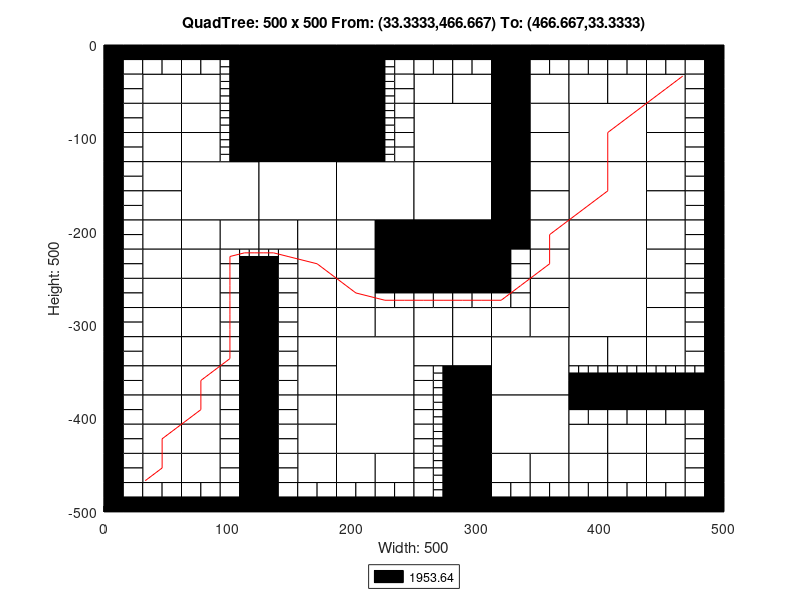

Recreate this plot in MATLAB.
axis([0 500 -500 0]);
title('QuadTree: 500 x 500 From: (33.3333,466.667) To: (466.667,33.3333)');
xlabel('Width: 500');
ylabel('Height: 500');
rectangle('Position',[125 -62.5 62.5 62.5], 'FaceColor',[0 0 0]);
rectangle('Position',[125 -125 62.5 62.5], 'FaceColor',[0 0 0]);
rectangle('Position',[62.5 -187.5 62.5 62.5], 'FaceColor',[1 1 1]);
rectangle('Position',[125 -187.5 62.5 62.5], 'FaceColor',[1 1 1]);
rectangle('Position',[187.5 -187.5 62.5 62.5], 'FaceColor',[1 1 1]);
rectangle('Position',[250 -125 62.5 62.5], 'FaceColor',[1 1 1]);
rectangle('Position',[375 -125 62.5 62.5], 'FaceColor',[1 1 1]);
rectangle('Position',[250 -187.5 62.5 62.5], 'FaceColor',[1 1 1]);
rectangle('Position',[250 -250 62.5 62.5], 'FaceColor',[0 0 0]);
rectangle('Position',[375 -187.5 62.5 62.5], 'FaceColor',[1 1 1]);
rectangle('Position',[375 -250 62.5 62.5], 'FaceColor',[1 1 1]);
rectangle('Position',[187.5 -375 62.5 62.5], 'FaceColor',[1 1 1]);
rectangle('Position',[187.5 -437.5 62.5 62.5], 'FaceColor',[1 1 1]);
rectangle('Position',[312.5 -375 62.5 62.5], 'FaceColor',[1 1 1]);
rectangle('Position',[375 -312.5 62.5 62.5], 'FaceColor',[1 1 1]);
rectangle('Position',[312.5 -437.5 62.5 62.5], 'FaceColor',[1 1 1]);
rectangle('Position',[31.25 -62.5 31.25 31.25], 'FaceColor',[1 1 1]);
rectangle('Position',[62.5 -62.5 31.25 31.25], 'FaceColor',[1 1 1]);
rectangle('Position',[31.25 -93.75 31.25 31.25], 'FaceColor',[1 1 1]);
rectangle('Position',[31.25 -125 31.25 31.25], 'FaceColor',[1 1 1]);
rectangle('Position',[62.5 -93.75 31.25 31.25], 'FaceColor',[1 1 1]);
rectangle('Position',[62.5 -125 31.25 31.25], 'FaceColor',[1 1 1]);
rectangle('Position',[187.5 -31.25 31.25 31.25], 'FaceColor',[0 0 0]);
rectangle('Position',[187.5 -62.5 31.25 31.25], 'FaceColor',[0 0 0]);
rectangle('Position',[187.5 -93.75 31.25 31.25], 'FaceColor',[0 0 0]);
rectangle('Position',[187.5 -125 31.25 31.25], 'FaceColor',[0 0 0]);
rectangle('Position',[31.25 -156.25 31.25 31.25], 'FaceColor',[1 1 1]);
rectangle('Position',[31.25 -187.5 31.25 31.25], 'FaceColor',[1 1 1]);
rectangle('Position',[31.25 -218.75 31.25 31.25], 'FaceColor',[1 1 1]);
rectangle('Position',[31.25 -250 31.25 31.25], 'FaceColor',[1 1 1]);
rectangle('Position',[62.5 -218.75 31.25 31.25], 'FaceColor',[1 1 1]);
rectangle('Position',[93.75 -218.75 31.25 31.25], 'FaceColor',[1 1 1]);
rectangle('Position',[62.5 -250 31.25 31.25], 'FaceColor',[1 1 1]);
rectangle('Position',[125 -218.75 31.25 31.25], 'FaceColor',[1 1 1]);
rectangle('Position',[156.25 -218.75 31.25 31.25], 'FaceColor',[1 1 1]);
rectangle('Position',[156.25 -250 31.25 31.25], 'FaceColor',[1 1 1]);
rectangle('Position',[187.5 -218.75 31.25 31.25], 'FaceColor',[1 1 1]);
rectangle('Position',[218.75 -218.75 31.25 31.25], 'FaceColor',[0 0 0]);
rectangle('Position',[187.5 -250 31.25 31.25], 'FaceColor',[1 1 1]);
rectangle('Position',[218.75 -250 31.25 31.25], 'FaceColor',[0 0 0]);
rectangle('Position',[250 -62.5 31.25 31.25], 'FaceColor',[1 1 1]);
rectangle('Position',[281.25 -62.5 31.25 31.25], 'FaceColor',[1 1 1]);
rectangle('Position',[312.5 -31.25 31.25 31.25], 'FaceColor',[0 0 0]);
rectangle('Position',[312.5 -62.5 31.25 31.25], 'FaceColor',[0 0 0]);
rectangle('Position',[343.75 -62.5 31.25 31.25], 'FaceColor',[1 1 1]);
rectangle('Position',[312.5 -93.75 31.25 31.25], 'FaceColor',[0 0 0]);
rectangle('Position',[343.75 -93.75 31.25 31.25], 'FaceColor',[1 1 1]);
rectangle('Position',[312.5 -125 31.25 31.25], 'FaceColor',[0 0 0]);
rectangle('Position',[343.75 -125 31.25 31.25], 'FaceColor',[1 1 1]);
rectangle('Position',[375 -62.5 31.25 31.25], 'FaceColor',[1 1 1]);
rectangle('Position',[406.25 -62.5 31.25 31.25], 'FaceColor',[1 1 1]);
rectangle('Position',[437.5 -62.5 31.25 31.25], 'FaceColor',[1 1 1]);
rectangle('Position',[437.5 -93.75 31.25 31.25], 'FaceColor',[1 1 1]);
rectangle('Position',[437.5 -125 31.25 31.25], 'FaceColor',[1 1 1]);
rectangle('Position',[312.5 -156.25 31.25 31.25], 'FaceColor',[0 0 0]);
rectangle('Position',[343.75 -156.25 31.25 31.25], 'FaceColor',[1 1 1]);
rectangle('Position',[312.5 -187.5 31.25 31.25], 'FaceColor',[0 0 0]);
rectangle('Position',[343.75 -187.5 31.25 31.25], 'FaceColor',[1 1 1]);
rectangle('Position',[312.5 -218.75 31.25 31.25], 'FaceColor',[0 0 0]);
rectangle('Position',[343.75 -218.75 31.25 31.25], 'FaceColor',[1 1 1]);
rectangle('Position',[343.75 -250 31.25 31.25], 'FaceColor',[1 1 1]);
rectangle('Position',[437.5 -156.25 31.25 31.25], 'FaceColor',[1 1 1]);
rectangle('Position',[437.5 -187.5 31.25 31.25], 'FaceColor',[1 1 1]);
rectangle('Position',[437.5 -218.75 31.25 31.25], 'FaceColor',[1 1 1]);
rectangle('Position',[437.5 -250 31.25 31.25], 'FaceColor',[1 1 1]);
rectangle('Position',[31.25 -281.25 31.25 31.25], 'FaceColor',[1 1 1]);
rectangle('Position',[31.25 -312.5 31.25 31.25], 'FaceColor',[1 1 1]);
rectangle('Position',[62.5 -281.25 31.25 31.25], 'FaceColor',[1 1 1]);
rectangle('Position',[62.5 -312.5 31.25 31.25], 'FaceColor',[1 1 1]);
rectangle('Position',[31.25 -343.75 31.25 31.25], 'FaceColor',[1 1 1]);
rectangle('Position',[31.25 -375 31.25 31.25], 'FaceColor',[1 1 1]);
rectangle('Position',[62.5 -343.75 31.25 31.25], 'FaceColor',[1 1 1]);
rectangle('Position',[62.5 -375 31.25 31.25], 'FaceColor',[1 1 1]);
rectangle('Position',[156.25 -281.25 31.25 31.25], 'FaceColor',[1 1 1]);
rectangle('Position',[156.25 -312.5 31.25 31.25], 'FaceColor',[1 1 1]);
rectangle('Position',[187.5 -281.25 31.25 31.25], 'FaceColor',[1 1 1]);
rectangle('Position',[187.5 -312.5 31.25 31.25], 'FaceColor',[1 1 1]);
rectangle('Position',[218.75 -312.5 31.25 31.25], 'FaceColor',[1 1 1]);
rectangle('Position',[156.25 -343.75 31.25 31.25], 'FaceColor',[1 1 1]);
rectangle('Position',[156.25 -375 31.25 31.25], 'FaceColor',[1 1 1]);
rectangle('Position',[31.25 -406.25 31.25 31.25], 'FaceColor',[1 1 1]);
rectangle('Position',[31.25 -437.5 31.25 31.25], 'FaceColor',[1 1 1]);
rectangle('Position',[62.5 -406.25 31.25 31.25], 'FaceColor',[1 1 1]);
rectangle('Position',[62.5 -437.5 31.25 31.25], 'FaceColor',[1 1 1]);
rectangle('Position',[31.25 -468.75 31.25 31.25], 'FaceColor',[1 1 1]);
rectangle('Position',[62.5 -468.75 31.25 31.25], 'FaceColor',[1 1 1]);
rectangle('Position',[156.25 -406.25 31.25 31.25], 'FaceColor',[1 1 1]);
rectangle('Position',[156.25 -437.5 31.25 31.25], 'FaceColor',[1 1 1]);
rectangle('Position',[156.25 -468.75 31.25 31.25], 'FaceColor',[1 1 1]);
rectangle('Position',[187.5 -468.75 31.25 31.25], 'FaceColor',[1 1 1]);
rectangle('Position',[218.75 -468.75 31.25 31.25], 'FaceColor',[1 1 1]);
rectangle('Position',[250 -312.5 31.25 31.25], 'FaceColor',[1 1 1]);
rectangle('Position',[281.25 -312.5 31.25 31.25], 'FaceColor',[1 1 1]);
rectangle('Position',[343.75 -281.25 31.25 31.25], 'FaceColor',[1 1 1]);
rectangle('Position',[312.5 -312.5 31.25 31.25], 'FaceColor',[1 1 1]);
rectangle('Position',[343.75 -312.5 31.25 31.25], 'FaceColor',[1 1 1]);
rectangle('Position',[250 -343.75 31.25 31.25], 'FaceColor',[1 1 1]);
rectangle('Position',[281.25 -343.75 31.25 31.25], 'FaceColor',[1 1 1]);
rectangle('Position',[281.25 -375 31.25 31.25], 'FaceColor',[0 0 0]);
rectangle('Position',[437.5 -281.25 31.25 31.25], 'FaceColor',[1 1 1]);
rectangle('Position',[437.5 -312.5 31.25 31.25], 'FaceColor',[1 1 1]);
rectangle('Position',[375 -343.75 31.25 31.25], 'FaceColor',[1 1 1]);
rectangle('Position',[406.25 -343.75 31.25 31.25], 'FaceColor',[1 1 1]);
rectangle('Position',[437.5 -343.75 31.25 31.25], 'FaceColor',[1 1 1]);
rectangle('Position',[281.25 -406.25 31.25 31.25], 'FaceColor',[0 0 0]);
rectangle('Position',[281.25 -437.5 31.25 31.25], 'FaceColor',[0 0 0]);
rectangle('Position',[281.25 -468.75 31.25 31.25], 'FaceColor',[0 0 0]);
rectangle('Position',[281.25 -500 31.25 31.25], 'FaceColor',[0 0 0]);
rectangle('Position',[312.5 -468.75 31.25 31.25], 'FaceColor',[1 1 1]);
rectangle('Position',[343.75 -468.75 31.25 31.25], 'FaceColor',[1 1 1]);
rectangle('Position',[375 -437.5 31.25 31.25], 'FaceColor',[1 1 1]);
rectangle('Position',[406.25 -437.5 31.25 31.25], 'FaceColor',[1 1 1]);
rectangle('Position',[437.5 -437.5 31.25 31.25], 'FaceColor',[1 1 1]);
rectangle('Position',[375 -468.75 31.25 31.25], 'FaceColor',[1 1 1]);
rectangle('Position',[406.25 -468.75 31.25 31.25], 'FaceColor',[1 1 1]);
rectangle('Position',[437.5 -468.75 31.25 31.25], 'FaceColor',[1 1 1]);
rectangle('Position',[0 -15.625 15.625 15.625], 'FaceColor',[0 0 0]);
rectangle('Position',[15.625 -15.625 15.625 15.625], 'FaceColor',[0 0 0]);
rectangle('Position',[0 -31.25 15.625 15.625], 'FaceColor',[0 0 0]);
rectangle('Position',[15.625 -31.25 15.625 15.625], 'FaceColor',[1 1 1]);
rectangle('Position',[31.25 -15.625 15.625 15.625], 'FaceColor',[0 0 0]);
rectangle('Position',[46.875 -15.625 15.625 15.625], 'FaceColor',[0 0 0]);
rectangle('Position',[31.25 -31.25 15.625 15.625], 'FaceColor',[1 1 1]);
rectangle('Position',[46.875 -31.25 15.625 15.625], 'FaceColor',[1 1 1]);
rectangle('Position',[0 -46.875 15.625 15.625], 'FaceColor',[0 0 0]);
rectangle('Position',[15.625 -46.875 15.625 15.625], 'FaceColor',[1 1 1]);
rectangle('Position',[0 -62.5 15.625 15.625], 'FaceColor',[0 0 0]);
rectangle('Position',[15.625 -62.5 15.625 15.625], 'FaceColor',[1 1 1]);
rectangle('Position',[62.5 -15.625 15.625 15.625], 'FaceColor',[0 0 0]);
rectangle('Position',[78.125 -15.625 15.625 15.625], 'FaceColor',[0 0 0]);
rectangle('Position',[62.5 -31.25 15.625 15.625], 'FaceColor',[1 1 1]);
rectangle('Position',[78.125 -31.25 15.625 15.625], 'FaceColor',[1 1 1]);
rectangle('Position',[93.75 -15.625 15.625 15.625], 'FaceColor',[0 0 0]);
rectangle('Position',[109.375 -15.625 15.625 15.625], 'FaceColor',[0 0 0]);
rectangle('Position',[109.375 -31.25 15.625 15.625], 'FaceColor',[0 0 0]);
rectangle('Position',[109.375 -46.875 15.625 15.625], 'FaceColor',[0 0 0]);
rectangle('Position',[109.375 -62.5 15.625 15.625], 'FaceColor',[0 0 0]);
rectangle('Position',[0 -78.125 15.625 15.625], 'FaceColor',[0 0 0]);
rectangle('Position',[15.625 -78.125 15.625 15.625], 'FaceColor',[1 1 1]);
rectangle('Position',[0 -93.75 15.625 15.625], 'FaceColor',[0 0 0]);
rectangle('Position',[15.625 -93.75 15.625 15.625], 'FaceColor',[1 1 1]);
rectangle('Position',[0 -109.375 15.625 15.625], 'FaceColor',[0 0 0]);
rectangle('Position',[15.625 -109.375 15.625 15.625], 'FaceColor',[1 1 1]);
rectangle('Position',[0 -125 15.625 15.625], 'FaceColor',[0 0 0]);
rectangle('Position',[15.625 -125 15.625 15.625], 'FaceColor',[1 1 1]);
rectangle('Position',[109.375 -78.125 15.625 15.625], 'FaceColor',[0 0 0]);
rectangle('Position',[109.375 -93.75 15.625 15.625], 'FaceColor',[0 0 0]);
rectangle('Position',[109.375 -109.375 15.625 15.625], 'FaceColor',[0 0 0]);
rectangle('Position',[109.375 -125 15.625 15.625], 'FaceColor',[0 0 0]);
rectangle('Position',[218.75 -15.625 15.625 15.625], 'FaceColor',[0 0 0]);
rectangle('Position',[234.375 -15.625 15.625 15.625], 'FaceColor',[0 0 0]);
rectangle('Position',[234.375 -31.25 15.625 15.625], 'FaceColor',[1 1 1]);
rectangle('Position',[234.375 -46.875 15.625 15.625], 'FaceColor',[1 1 1]);
rectangle('Position',[234.375 -62.5 15.625 15.625], 'FaceColor',[1 1 1]);
rectangle('Position',[234.375 -78.125 15.625 15.625], 'FaceColor',[1 1 1]);
rectangle('Position',[234.375 -93.75 15.625 15.625], 'FaceColor',[1 1 1]);
rectangle('Position',[234.375 -109.375 15.625 15.625], 'FaceColor',[1 1 1]);
rectangle('Position',[234.375 -125 15.625 15.625], 'FaceColor',[1 1 1]);
rectangle('Position',[0 -140.625 15.625 15.625], 'FaceColor',[0 0 0]);
rectangle('Position',[15.625 -140.625 15.625 15.625], 'FaceColor',[1 1 1]);
rectangle('Position',[0 -156.25 15.625 15.625], 'FaceColor',[0 0 0]);
rectangle('Position',[15.625 -156.25 15.625 15.625], 'FaceColor',[1 1 1]);
rectangle('Position',[0 -171.875 15.625 15.625], 'FaceColor',[0 0 0]);
rectangle('Position',[15.625 -171.875 15.625 15.625], 'FaceColor',[1 1 1]);
rectangle('Position',[0 -187.5 15.625 15.625], 'FaceColor',[0 0 0]);
rectangle('Position',[15.625 -187.5 15.625 15.625], 'FaceColor',[1 1 1]);
rectangle('Position',[0 -203.125 15.625 15.625], 'FaceColor',[0 0 0]);
rectangle('Position',[15.625 -203.125 15.625 15.625], 'FaceColor',[1 1 1]);
rectangle('Position',[0 -218.75 15.625 15.625], 'FaceColor',[0 0 0]);
rectangle('Position',[15.625 -218.75 15.625 15.625], 'FaceColor',[1 1 1]);
rectangle('Position',[0 -234.375 15.625 15.625], 'FaceColor',[0 0 0]);
rectangle('Position',[15.625 -234.375 15.625 15.625], 'FaceColor',[1 1 1]);
rectangle('Position',[0 -250 15.625 15.625], 'FaceColor',[0 0 0]);
rectangle('Position',[15.625 -250 15.625 15.625], 'FaceColor',[1 1 1]);
rectangle('Position',[93.75 -234.375 15.625 15.625], 'FaceColor',[1 1 1]);
rectangle('Position',[93.75 -250 15.625 15.625], 'FaceColor',[1 1 1]);
rectangle('Position',[109.375 -250 15.625 15.625], 'FaceColor',[0 0 0]);
rectangle('Position',[140.625 -234.375 15.625 15.625], 'FaceColor',[1 1 1]);
rectangle('Position',[125 -250 15.625 15.625], 'FaceColor',[0 0 0]);
rectangle('Position',[140.625 -250 15.625 15.625], 'FaceColor',[1 1 1]);
rectangle('Position',[250 -15.625 15.625 15.625], 'FaceColor',[0 0 0]);
rectangle('Position',[265.625 -15.625 15.625 15.625], 'FaceColor',[0 0 0]);
rectangle('Position',[250 -31.25 15.625 15.625], 'FaceColor',[1 1 1]);
rectangle('Position',[265.625 -31.25 15.625 15.625], 'FaceColor',[1 1 1]);
rectangle('Position',[281.25 -15.625 15.625 15.625], 'FaceColor',[0 0 0]);
rectangle('Position',[296.875 -15.625 15.625 15.625], 'FaceColor',[0 0 0]);
rectangle('Position',[281.25 -31.25 15.625 15.625], 'FaceColor',[1 1 1]);
rectangle('Position',[296.875 -31.25 15.625 15.625], 'FaceColor',[1 1 1]);
rectangle('Position',[343.75 -15.625 15.625 15.625], 'FaceColor',[0 0 0]);
rectangle('Position',[359.375 -15.625 15.625 15.625], 'FaceColor',[0 0 0]);
rectangle('Position',[343.75 -31.25 15.625 15.625], 'FaceColor',[1 1 1]);
rectangle('Position',[359.375 -31.25 15.625 15.625], 'FaceColor',[1 1 1]);
rectangle('Position',[375 -15.625 15.625 15.625], 'FaceColor',[0 0 0]);
rectangle('Position',[390.625 -15.625 15.625 15.625], 'FaceColor',[0 0 0]);
rectangle('Position',[375 -31.25 15.625 15.625], 'FaceColor',[1 1 1]);
rectangle('Position',[390.625 -31.25 15.625 15.625], 'FaceColor',[1 1 1]);
rectangle('Position',[406.25 -15.625 15.625 15.625], 'FaceColor',[0 0 0]);
rectangle('Position',[421.875 -15.625 15.625 15.625], 'FaceColor',[0 0 0]);
rectangle('Position',[406.25 -31.25 15.625 15.625], 'FaceColor',[1 1 1]);
rectangle('Position',[421.875 -31.25 15.625 15.625], 'FaceColor',[1 1 1]);
rectangle('Position',[437.5 -15.625 15.625 15.625], 'FaceColor',[0 0 0]);
rectangle('Position',[453.125 -15.625 15.625 15.625], 'FaceColor',[0 0 0]);
rectangle('Position',[437.5 -31.25 15.625 15.625], 'FaceColor',[1 1 1]);
rectangle('Position',[453.125 -31.25 15.625 15.625], 'FaceColor',[1 1 1]);
rectangle('Position',[468.75 -15.625 15.625 15.625], 'FaceColor',[0 0 0]);
rectangle('Position',[484.375 -15.625 15.625 15.625], 'FaceColor',[0 0 0]);
rectangle('Position',[468.75 -31.25 15.625 15.625], 'FaceColor',[1 1 1]);
rectangle('Position',[484.375 -31.25 15.625 15.625], 'FaceColor',[0 0 0]);
rectangle('Position',[468.75 -46.875 15.625 15.625], 'FaceColor',[1 1 1]);
rectangle('Position',[484.375 -46.875 15.625 15.625], 'FaceColor',[0 0 0]);
rectangle('Position',[468.75 -62.5 15.625 15.625], 'FaceColor',[1 1 1]);
rectangle('Position',[484.375 -62.5 15.625 15.625], 'FaceColor',[0 0 0]);
rectangle('Position',[468.75 -78.125 15.625 15.625], 'FaceColor',[1 1 1]);
rectangle('Position',[484.375 -78.125 15.625 15.625], 'FaceColor',[0 0 0]);
rectangle('Position',[468.75 -93.75 15.625 15.625], 'FaceColor',[1 1 1]);
rectangle('Position',[484.375 -93.75 15.625 15.625], 'FaceColor',[0 0 0]);
rectangle('Position',[468.75 -109.375 15.625 15.625], 'FaceColor',[1 1 1]);
rectangle('Position',[484.375 -109.375 15.625 15.625], 'FaceColor',[0 0 0]);
rectangle('Position',[468.75 -125 15.625 15.625], 'FaceColor',[1 1 1]);
rectangle('Position',[484.375 -125 15.625 15.625], 'FaceColor',[0 0 0]);
rectangle('Position',[312.5 -234.375 15.625 15.625], 'FaceColor',[0 0 0]);
rectangle('Position',[328.125 -234.375 15.625 15.625], 'FaceColor',[1 1 1]);
rectangle('Position',[312.5 -250 15.625 15.625], 'FaceColor',[0 0 0]);
rectangle('Position',[328.125 -250 15.625 15.625], 'FaceColor',[1 1 1]);
rectangle('Position',[468.75 -140.625 15.625 15.625], 'FaceColor',[1 1 1]);
rectangle('Position',[484.375 -140.625 15.625 15.625], 'FaceColor',[0 0 0]);
rectangle('Position',[468.75 -156.25 15.625 15.625], 'FaceColor',[1 1 1]);
rectangle('Position',[484.375 -156.25 15.625 15.625], 'FaceColor',[0 0 0]);
rectangle('Position',[468.75 -171.875 15.625 15.625], 'FaceColor',[1 1 1]);
rectangle('Position',[484.375 -171.875 15.625 15.625], 'FaceColor',[0 0 0]);
rectangle('Position',[468.75 -187.5 15.625 15.625], 'FaceColor',[1 1 1]);
rectangle('Position',[484.375 -187.5 15.625 15.625], 'FaceColor',[0 0 0]);
rectangle('Position',[468.75 -203.125 15.625 15.625], 'FaceColor',[1 1 1]);
rectangle('Position',[484.375 -203.125 15.625 15.625], 'FaceColor',[0 0 0]);
rectangle('Position',[468.75 -218.75 15.625 15.625], 'FaceColor',[1 1 1]);
rectangle('Position',[484.375 -218.75 15.625 15.625], 'FaceColor',[0 0 0]);
rectangle('Position',[468.75 -234.375 15.625 15.625], 'FaceColor',[1 1 1]);
rectangle('Position',[484.375 -234.375 15.625 15.625], 'FaceColor',[0 0 0]);
rectangle('Position',[468.75 -250 15.625 15.625], 'FaceColor',[1 1 1]);
rectangle('Position',[484.375 -250 15.625 15.625], 'FaceColor',[0 0 0]);
rectangle('Position',[0 -265.625 15.625 15.625], 'FaceColor',[0 0 0]);
rectangle('Position',[15.625 -265.625 15.625 15.625], 'FaceColor',[1 1 1]);
rectangle('Position',[0 -281.25 15.625 15.625], 'FaceColor',[0 0 0]);
rectangle('Position',[15.625 -281.25 15.625 15.625], 'FaceColor',[1 1 1]);
rectangle('Position',[0 -296.875 15.625 15.625], 'FaceColor',[0 0 0]);
rectangle('Position',[15.625 -296.875 15.625 15.625], 'FaceColor',[1 1 1]);
rectangle('Position',[0 -312.5 15.625 15.625], 'FaceColor',[0 0 0]);
rectangle('Position',[15.625 -312.5 15.625 15.625], 'FaceColor',[1 1 1]);
rectangle('Position',[93.75 -265.625 15.625 15.625], 'FaceColor',[1 1 1]);
rectangle('Position',[109.375 -265.625 15.625 15.625], 'FaceColor',[0 0 0]);
rectangle('Position',[93.75 -281.25 15.625 15.625], 'FaceColor',[1 1 1]);
rectangle('Position',[109.375 -281.25 15.625 15.625], 'FaceColor',[0 0 0]);
rectangle('Position',[93.75 -296.875 15.625 15.625], 'FaceColor',[1 1 1]);
rectangle('Position',[109.375 -296.875 15.625 15.625], 'FaceColor',[0 0 0]);
rectangle('Position',[93.75 -312.5 15.625 15.625], 'FaceColor',[1 1 1]);
rectangle('Position',[109.375 -312.5 15.625 15.625], 'FaceColor',[0 0 0]);
rectangle('Position',[0 -328.125 15.625 15.625], 'FaceColor',[0 0 0]);
rectangle('Position',[15.625 -328.125 15.625 15.625], 'FaceColor',[1 1 1]);
rectangle('Position',[0 -343.75 15.625 15.625], 'FaceColor',[0 0 0]);
rectangle('Position',[15.625 -343.75 15.625 15.625], 'FaceColor',[1 1 1]);
rectangle('Position',[0 -359.375 15.625 15.625], 'FaceColor',[0 0 0]);
rectangle('Position',[15.625 -359.375 15.625 15.625], 'FaceColor',[1 1 1]);
rectangle('Position',[0 -375 15.625 15.625], 'FaceColor',[0 0 0]);
rectangle('Position',[15.625 -375 15.625 15.625], 'FaceColor',[1 1 1]);
rectangle('Position',[93.75 -328.125 15.625 15.625], 'FaceColor',[1 1 1]);
rectangle('Position',[109.375 -328.125 15.625 15.625], 'FaceColor',[0 0 0]);
rectangle('Position',[93.75 -343.75 15.625 15.625], 'FaceColor',[1 1 1]);
rectangle('Position',[109.375 -343.75 15.625 15.625], 'FaceColor',[0 0 0]);
rectangle('Position',[93.75 -359.375 15.625 15.625], 'FaceColor',[1 1 1]);
rectangle('Position',[109.375 -359.375 15.625 15.625], 'FaceColor',[0 0 0]);
rectangle('Position',[93.75 -375 15.625 15.625], 'FaceColor',[1 1 1]);
rectangle('Position',[109.375 -375 15.625 15.625], 'FaceColor',[0 0 0]);
rectangle('Position',[125 -265.625 15.625 15.625], 'FaceColor',[0 0 0]);
rectangle('Position',[140.625 -265.625 15.625 15.625], 'FaceColor',[1 1 1]);
rectangle('Position',[125 -281.25 15.625 15.625], 'FaceColor',[0 0 0]);
rectangle('Position',[140.625 -281.25 15.625 15.625], 'FaceColor',[1 1 1]);
rectangle('Position',[125 -296.875 15.625 15.625], 'FaceColor',[0 0 0]);
rectangle('Position',[140.625 -296.875 15.625 15.625], 'FaceColor',[1 1 1]);
rectangle('Position',[125 -312.5 15.625 15.625], 'FaceColor',[0 0 0]);
rectangle('Position',[140.625 -312.5 15.625 15.625], 'FaceColor',[1 1 1]);
rectangle('Position',[218.75 -265.625 15.625 15.625], 'FaceColor',[0 0 0]);
rectangle('Position',[234.375 -265.625 15.625 15.625], 'FaceColor',[0 0 0]);
rectangle('Position',[218.75 -281.25 15.625 15.625], 'FaceColor',[1 1 1]);
rectangle('Position',[234.375 -281.25 15.625 15.625], 'FaceColor',[1 1 1]);
rectangle('Position',[125 -328.125 15.625 15.625], 'FaceColor',[0 0 0]);
rectangle('Position',[140.625 -328.125 15.625 15.625], 'FaceColor',[1 1 1]);
rectangle('Position',[125 -343.75 15.625 15.625], 'FaceColor',[0 0 0]);
rectangle('Position',[140.625 -343.75 15.625 15.625], 'FaceColor',[1 1 1]);
rectangle('Position',[125 -359.375 15.625 15.625], 'FaceColor',[0 0 0]);
rectangle('Position',[140.625 -359.375 15.625 15.625], 'FaceColor',[1 1 1]);
rectangle('Position',[125 -375 15.625 15.625], 'FaceColor',[0 0 0]);
rectangle('Position',[140.625 -375 15.625 15.625], 'FaceColor',[1 1 1]);
rectangle('Position',[0 -390.625 15.625 15.625], 'FaceColor',[0 0 0]);
rectangle('Position',[15.625 -390.625 15.625 15.625], 'FaceColor',[1 1 1]);
rectangle('Position',[0 -406.25 15.625 15.625], 'FaceColor',[0 0 0]);
rectangle('Position',[15.625 -406.25 15.625 15.625], 'FaceColor',[1 1 1]);
rectangle('Position',[0 -421.875 15.625 15.625], 'FaceColor',[0 0 0]);
rectangle('Position',[15.625 -421.875 15.625 15.625], 'FaceColor',[1 1 1]);
rectangle('Position',[0 -437.5 15.625 15.625], 'FaceColor',[0 0 0]);
rectangle('Position',[15.625 -437.5 15.625 15.625], 'FaceColor',[1 1 1]);
rectangle('Position',[93.75 -390.625 15.625 15.625], 'FaceColor',[1 1 1]);
rectangle('Position',[109.375 -390.625 15.625 15.625], 'FaceColor',[0 0 0]);
rectangle('Position',[93.75 -406.25 15.625 15.625], 'FaceColor',[1 1 1]);
rectangle('Position',[109.375 -406.25 15.625 15.625], 'FaceColor',[0 0 0]);
rectangle('Position',[93.75 -421.875 15.625 15.625], 'FaceColor',[1 1 1]);
rectangle('Position',[109.375 -421.875 15.625 15.625], 'FaceColor',[0 0 0]);
rectangle('Position',[93.75 -437.5 15.625 15.625], 'FaceColor',[1 1 1]);
rectangle('Position',[109.375 -437.5 15.625 15.625], 'FaceColor',[0 0 0]);
rectangle('Position',[0 -453.125 15.625 15.625], 'FaceColor',[0 0 0]);
rectangle('Position',[15.625 -453.125 15.625 15.625], 'FaceColor',[1 1 1]);
rectangle('Position',[0 -468.75 15.625 15.625], 'FaceColor',[0 0 0]);
rectangle('Position',[15.625 -468.75 15.625 15.625], 'FaceColor',[1 1 1]);
rectangle('Position',[0 -484.375 15.625 15.625], 'FaceColor',[0 0 0]);
rectangle('Position',[15.625 -484.375 15.625 15.625], 'FaceColor',[1 1 1]);
rectangle('Position',[0 -500 15.625 15.625], 'FaceColor',[0 0 0]);
rectangle('Position',[15.625 -500 15.625 15.625], 'FaceColor',[0 0 0]);
rectangle('Position',[31.25 -484.375 15.625 15.625], 'FaceColor',[1 1 1]);
rectangle('Position',[46.875 -484.375 15.625 15.625], 'FaceColor',[1 1 1]);
rectangle('Position',[31.25 -500 15.625 15.625], 'FaceColor',[0 0 0]);
rectangle('Position',[46.875 -500 15.625 15.625], 'FaceColor',[0 0 0]);
rectangle('Position',[93.75 -453.125 15.625 15.625], 'FaceColor',[1 1 1]);
rectangle('Position',[109.375 -453.125 15.625 15.625], 'FaceColor',[0 0 0]);
rectangle('Position',[93.75 -468.75 15.625 15.625], 'FaceColor',[1 1 1]);
rectangle('Position',[109.375 -468.75 15.625 15.625], 'FaceColor',[0 0 0]);
rectangle('Position',[62.5 -484.375 15.625 15.625], 'FaceColor',[1 1 1]);
rectangle('Position',[78.125 -484.375 15.625 15.625], 'FaceColor',[1 1 1]);
rectangle('Position',[62.5 -500 15.625 15.625], 'FaceColor',[0 0 0]);
rectangle('Position',[78.125 -500 15.625 15.625], 'FaceColor',[0 0 0]);
rectangle('Position',[93.75 -484.375 15.625 15.625], 'FaceColor',[1 1 1]);
rectangle('Position',[109.375 -484.375 15.625 15.625], 'FaceColor',[0 0 0]);
rectangle('Position',[93.75 -500 15.625 15.625], 'FaceColor',[0 0 0]);
rectangle('Position',[109.375 -500 15.625 15.625], 'FaceColor',[0 0 0]);
rectangle('Position',[125 -390.625 15.625 15.625], 'FaceColor',[0 0 0]);
rectangle('Position',[140.625 -390.625 15.625 15.625], 'FaceColor',[1 1 1]);
rectangle('Position',[125 -406.25 15.625 15.625], 'FaceColor',[0 0 0]);
rectangle('Position',[140.625 -406.25 15.625 15.625], 'FaceColor',[1 1 1]);
rectangle('Position',[125 -421.875 15.625 15.625], 'FaceColor',[0 0 0]);
rectangle('Position',[140.625 -421.875 15.625 15.625], 'FaceColor',[1 1 1]);
rectangle('Position',[125 -437.5 15.625 15.625], 'FaceColor',[0 0 0]);
rectangle('Position',[140.625 -437.5 15.625 15.625], 'FaceColor',[1 1 1]);
rectangle('Position',[125 -453.125 15.625 15.625], 'FaceColor',[0 0 0]);
rectangle('Position',[140.625 -453.125 15.625 15.625], 'FaceColor',[1 1 1]);
rectangle('Position',[125 -468.75 15.625 15.625], 'FaceColor',[0 0 0]);
rectangle('Position',[140.625 -468.75 15.625 15.625], 'FaceColor',[1 1 1]);
rectangle('Position',[125 -484.375 15.625 15.625], 'FaceColor',[0 0 0]);
rectangle('Position',[140.625 -484.375 15.625 15.625], 'FaceColor',[1 1 1]);
rectangle('Position',[125 -500 15.625 15.625], 'FaceColor',[0 0 0]);
rectangle('Position',[140.625 -500 15.625 15.625], 'FaceColor',[0 0 0]);
rectangle('Position',[156.25 -484.375 15.625 15.625], 'FaceColor',[1 1 1]);
rectangle('Position',[171.875 -484.375 15.625 15.625], 'FaceColor',[1 1 1]);
rectangle('Position',[156.25 -500 15.625 15.625], 'FaceColor',[0 0 0]);
rectangle('Position',[171.875 -500 15.625 15.625], 'FaceColor',[0 0 0]);
rectangle('Position',[187.5 -484.375 15.625 15.625], 'FaceColor',[1 1 1]);
rectangle('Position',[203.125 -484.375 15.625 15.625], 'FaceColor',[1 1 1]);
rectangle('Position',[187.5 -500 15.625 15.625], 'FaceColor',[0 0 0]);
rectangle('Position',[203.125 -500 15.625 15.625], 'FaceColor',[0 0 0]);
rectangle('Position',[218.75 -484.375 15.625 15.625], 'FaceColor',[1 1 1]);
rectangle('Position',[234.375 -484.375 15.625 15.625], 'FaceColor',[1 1 1]);
rectangle('Position',[218.75 -500 15.625 15.625], 'FaceColor',[0 0 0]);
rectangle('Position',[234.375 -500 15.625 15.625], 'FaceColor',[0 0 0]);
rectangle('Position',[250 -265.625 15.625 15.625], 'FaceColor',[0 0 0]);
rectangle('Position',[265.625 -265.625 15.625 15.625], 'FaceColor',[0 0 0]);
rectangle('Position',[250 -281.25 15.625 15.625], 'FaceColor',[1 1 1]);
rectangle('Position',[265.625 -281.25 15.625 15.625], 'FaceColor',[1 1 1]);
rectangle('Position',[281.25 -265.625 15.625 15.625], 'FaceColor',[0 0 0]);
rectangle('Position',[296.875 -265.625 15.625 15.625], 'FaceColor',[0 0 0]);
rectangle('Position',[281.25 -281.25 15.625 15.625], 'FaceColor',[1 1 1]);
rectangle('Position',[296.875 -281.25 15.625 15.625], 'FaceColor',[1 1 1]);
rectangle('Position',[312.5 -265.625 15.625 15.625], 'FaceColor',[0 0 0]);
rectangle('Position',[328.125 -265.625 15.625 15.625], 'FaceColor',[1 1 1]);
rectangle('Position',[312.5 -281.25 15.625 15.625], 'FaceColor',[1 1 1]);
rectangle('Position',[328.125 -281.25 15.625 15.625], 'FaceColor',[1 1 1]);
rectangle('Position',[250 -359.375 15.625 15.625], 'FaceColor',[1 1 1]);
rectangle('Position',[250 -375 15.625 15.625], 'FaceColor',[1 1 1]);
rectangle('Position',[468.75 -265.625 15.625 15.625], 'FaceColor',[1 1 1]);
rectangle('Position',[484.375 -265.625 15.625 15.625], 'FaceColor',[0 0 0]);
rectangle('Position',[468.75 -281.25 15.625 15.625], 'FaceColor',[1 1 1]);
rectangle('Position',[484.375 -281.25 15.625 15.625], 'FaceColor',[0 0 0]);
rectangle('Position',[468.75 -296.875 15.625 15.625], 'FaceColor',[1 1 1]);
rectangle('Position',[484.375 -296.875 15.625 15.625], 'FaceColor',[0 0 0]);
rectangle('Position',[468.75 -312.5 15.625 15.625], 'FaceColor',[1 1 1]);
rectangle('Position',[484.375 -312.5 15.625 15.625], 'FaceColor',[0 0 0]);
rectangle('Position',[375 -375 15.625 15.625], 'FaceColor',[0 0 0]);
rectangle('Position',[390.625 -375 15.625 15.625], 'FaceColor',[0 0 0]);
rectangle('Position',[406.25 -375 15.625 15.625], 'FaceColor',[0 0 0]);
rectangle('Position',[421.875 -375 15.625 15.625], 'FaceColor',[0 0 0]);
rectangle('Position',[468.75 -328.125 15.625 15.625], 'FaceColor',[1 1 1]);
rectangle('Position',[484.375 -328.125 15.625 15.625], 'FaceColor',[0 0 0]);
rectangle('Position',[468.75 -343.75 15.625 15.625], 'FaceColor',[1 1 1]);
rectangle('Position',[484.375 -343.75 15.625 15.625], 'FaceColor',[0 0 0]);
rectangle('Position',[437.5 -375 15.625 15.625], 'FaceColor',[0 0 0]);
rectangle('Position',[453.125 -375 15.625 15.625], 'FaceColor',[0 0 0]);
rectangle('Position',[484.375 -359.375 15.625 15.625], 'FaceColor',[0 0 0]);
rectangle('Position',[468.75 -375 15.625 15.625], 'FaceColor',[0 0 0]);
rectangle('Position',[484.375 -375 15.625 15.625], 'FaceColor',[0 0 0]);
rectangle('Position',[250 -390.625 15.625 15.625], 'FaceColor',[1 1 1]);
rectangle('Position',[250 -406.25 15.625 15.625], 'FaceColor',[1 1 1]);
rectangle('Position',[250 -421.875 15.625 15.625], 'FaceColor',[1 1 1]);
rectangle('Position',[250 -437.5 15.625 15.625], 'FaceColor',[1 1 1]);
rectangle('Position',[250 -453.125 15.625 15.625], 'FaceColor',[1 1 1]);
rectangle('Position',[250 -468.75 15.625 15.625], 'FaceColor',[1 1 1]);
rectangle('Position',[250 -484.375 15.625 15.625], 'FaceColor',[1 1 1]);
rectangle('Position',[250 -500 15.625 15.625], 'FaceColor',[0 0 0]);
rectangle('Position',[265.625 -500 15.625 15.625], 'FaceColor',[0 0 0]);
rectangle('Position',[312.5 -484.375 15.625 15.625], 'FaceColor',[1 1 1]);
rectangle('Position',[328.125 -484.375 15.625 15.625], 'FaceColor',[1 1 1]);
rectangle('Position',[312.5 -500 15.625 15.625], 'FaceColor',[0 0 0]);
rectangle('Position',[328.125 -500 15.625 15.625], 'FaceColor',[0 0 0]);
rectangle('Position',[343.75 -484.375 15.625 15.625], 'FaceColor',[1 1 1]);
rectangle('Position',[359.375 -484.375 15.625 15.625], 'FaceColor',[1 1 1]);
rectangle('Position',[343.75 -500 15.625 15.625], 'FaceColor',[0 0 0]);
rectangle('Position',[359.375 -500 15.625 15.625], 'FaceColor',[0 0 0]);
rectangle('Position',[375 -390.625 15.625 15.625], 'FaceColor',[0 0 0]);
rectangle('Position',[390.625 -390.625 15.625 15.625], 'FaceColor',[0 0 0]);
rectangle('Position',[375 -406.25 15.625 15.625], 'FaceColor',[1 1 1]);
rectangle('Position',[390.625 -406.25 15.625 15.625], 'FaceColor',[1 1 1]);
rectangle('Position',[406.25 -390.625 15.625 15.625], 'FaceColor',[0 0 0]);
rectangle('Position',[421.875 -390.625 15.625 15.625], 'FaceColor',[0 0 0]);
rectangle('Position',[406.25 -406.25 15.625 15.625], 'FaceColor',[1 1 1]);
rectangle('Position',[421.875 -406.25 15.625 15.625], 'FaceColor',[1 1 1]);
rectangle('Position',[437.5 -390.625 15.625 15.625], 'FaceColor',[0 0 0]);
rectangle('Position',[453.125 -390.625 15.625 15.625], 'FaceColor',[0 0 0]);
rectangle('Position',[437.5 -406.25 15.625 15.625], 'FaceColor',[1 1 1]);
rectangle('Position',[453.125 -406.25 15.625 15.625], 'FaceColor',[1 1 1]);
rectangle('Position',[468.75 -390.625 15.625 15.625], 'FaceColor',[0 0 0]);
rectangle('Position',[484.375 -390.625 15.625 15.625], 'FaceColor',[0 0 0]);
rectangle('Position',[468.75 -406.25 15.625 15.625], 'FaceColor',[1 1 1]);
rectangle('Position',[484.375 -406.25 15.625 15.625], 'FaceColor',[0 0 0]);
rectangle('Position',[468.75 -421.875 15.625 15.625], 'FaceColor',[1 1 1]);
rectangle('Position',[484.375 -421.875 15.625 15.625], 'FaceColor',[0 0 0]);
rectangle('Position',[468.75 -437.5 15.625 15.625], 'FaceColor',[1 1 1]);
rectangle('Position',[484.375 -437.5 15.625 15.625], 'FaceColor',[0 0 0]);
rectangle('Position',[375 -484.375 15.625 15.625], 'FaceColor',[1 1 1]);
rectangle('Position',[390.625 -484.375 15.625 15.625], 'FaceColor',[1 1 1]);
rectangle('Position',[375 -500 15.625 15.625], 'FaceColor',[0 0 0]);
rectangle('Position',[390.625 -500 15.625 15.625], 'FaceColor',[0 0 0]);
rectangle('Position',[406.25 -484.375 15.625 15.625], 'FaceColor',[1 1 1]);
rectangle('Position',[421.875 -484.375 15.625 15.625], 'FaceColor',[1 1 1]);
rectangle('Position',[406.25 -500 15.625 15.625], 'FaceColor',[0 0 0]);
rectangle('Position',[421.875 -500 15.625 15.625], 'FaceColor',[0 0 0]);
rectangle('Position',[468.75 -453.125 15.625 15.625], 'FaceColor',[1 1 1]);
rectangle('Position',[484.375 -453.125 15.625 15.625], 'FaceColor',[0 0 0]);
rectangle('Position',[468.75 -468.75 15.625 15.625], 'FaceColor',[1 1 1]);
rectangle('Position',[484.375 -468.75 15.625 15.625], 'FaceColor',[0 0 0]);
rectangle('Position',[437.5 -484.375 15.625 15.625], 'FaceColor',[1 1 1]);
rectangle('Position',[453.125 -484.375 15.625 15.625], 'FaceColor',[1 1 1]);
rectangle('Position',[437.5 -500 15.625 15.625], 'FaceColor',[0 0 0]);
rectangle('Position',[453.125 -500 15.625 15.625], 'FaceColor',[0 0 0]);
rectangle('Position',[468.75 -484.375 15.625 15.625], 'FaceColor',[1 1 1]);
rectangle('Position',[484.375 -484.375 15.625 15.625], 'FaceColor',[0 0 0]);
rectangle('Position',[468.75 -500 15.625 15.625], 'FaceColor',[0 0 0]);
rectangle('Position',[484.375 -500 15.625 15.625], 'FaceColor',[0 0 0]);
rectangle('Position',[93.75 -23.4375 7.8125 7.8125], 'FaceColor',[1 1 1]);
rectangle('Position',[101.562 -23.4375 7.8125 7.8125], 'FaceColor',[0 0 0]);
rectangle('Position',[93.75 -31.25 7.8125 7.8125], 'FaceColor',[1 1 1]);
rectangle('Position',[101.562 -31.25 7.8125 7.8125], 'FaceColor',[0 0 0]);
rectangle('Position',[93.75 -39.0625 7.8125 7.8125], 'FaceColor',[1 1 1]);
rectangle('Position',[101.562 -39.0625 7.8125 7.8125], 'FaceColor',[0 0 0]);
rectangle('Position',[93.75 -46.875 7.8125 7.8125], 'FaceColor',[1 1 1]);
rectangle('Position',[101.562 -46.875 7.8125 7.8125], 'FaceColor',[0 0 0]);
rectangle('Position',[93.75 -54.6875 7.8125 7.8125], 'FaceColor',[1 1 1]);
rectangle('Position',[101.562 -54.6875 7.8125 7.8125], 'FaceColor',[0 0 0]);
rectangle('Position',[93.75 -62.5 7.8125 7.8125], 'FaceColor',[1 1 1]);
rectangle('Position',[101.562 -62.5 7.8125 7.8125], 'FaceColor',[0 0 0]);
rectangle('Position',[93.75 -70.3125 7.8125 7.8125], 'FaceColor',[1 1 1]);
rectangle('Position',[101.562 -70.3125 7.8125 7.8125], 'FaceColor',[0 0 0]);
rectangle('Position',[93.75 -78.125 7.8125 7.8125], 'FaceColor',[1 1 1]);
rectangle('Position',[101.562 -78.125 7.8125 7.8125], 'FaceColor',[0 0 0]);
rectangle('Position',[93.75 -85.9375 7.8125 7.8125], 'FaceColor',[1 1 1]);
rectangle('Position',[101.562 -85.9375 7.8125 7.8125], 'FaceColor',[0 0 0]);
rectangle('Position',[93.75 -93.75 7.8125 7.8125], 'FaceColor',[1 1 1]);
rectangle('Position',[101.562 -93.75 7.8125 7.8125], 'FaceColor',[0 0 0]);
rectangle('Position',[93.75 -101.562 7.8125 7.8125], 'FaceColor',[1 1 1]);
rectangle('Position',[101.562 -101.562 7.8125 7.8125], 'FaceColor',[0 0 0]);
rectangle('Position',[93.75 -109.375 7.8125 7.8125], 'FaceColor',[1 1 1]);
rectangle('Position',[101.562 -109.375 7.8125 7.8125], 'FaceColor',[0 0 0]);
rectangle('Position',[93.75 -117.188 7.8125 7.8125], 'FaceColor',[1 1 1]);
rectangle('Position',[101.562 -117.188 7.8125 7.8125], 'FaceColor',[0 0 0]);
rectangle('Position',[93.75 -125 7.8125 7.8125], 'FaceColor',[1 1 1]);
rectangle('Position',[101.562 -125 7.8125 7.8125], 'FaceColor',[0 0 0]);
rectangle('Position',[218.75 -23.4375 7.8125 7.8125], 'FaceColor',[0 0 0]);
rectangle('Position',[226.562 -23.4375 7.8125 7.8125], 'FaceColor',[1 1 1]);
rectangle('Position',[218.75 -31.25 7.8125 7.8125], 'FaceColor',[0 0 0]);
rectangle('Position',[226.562 -31.25 7.8125 7.8125], 'FaceColor',[1 1 1]);
rectangle('Position',[218.75 -39.0625 7.8125 7.8125], 'FaceColor',[0 0 0]);
rectangle('Position',[226.562 -39.0625 7.8125 7.8125], 'FaceColor',[1 1 1]);
rectangle('Position',[218.75 -46.875 7.8125 7.8125], 'FaceColor',[0 0 0]);
rectangle('Position',[226.562 -46.875 7.8125 7.8125], 'FaceColor',[1 1 1]);
rectangle('Position',[218.75 -54.6875 7.8125 7.8125], 'FaceColor',[0 0 0]);
rectangle('Position',[226.562 -54.6875 7.8125 7.8125], 'FaceColor',[1 1 1]);
rectangle('Position',[218.75 -62.5 7.8125 7.8125], 'FaceColor',[0 0 0]);
rectangle('Position',[226.562 -62.5 7.8125 7.8125], 'FaceColor',[1 1 1]);
rectangle('Position',[218.75 -70.3125 7.8125 7.8125], 'FaceColor',[0 0 0]);
rectangle('Position',[226.562 -70.3125 7.8125 7.8125], 'FaceColor',[1 1 1]);
rectangle('Position',[218.75 -78.125 7.8125 7.8125], 'FaceColor',[0 0 0]);
rectangle('Position',[226.562 -78.125 7.8125 7.8125], 'FaceColor',[1 1 1]);
rectangle('Position',[218.75 -85.9375 7.8125 7.8125], 'FaceColor',[0 0 0]);
rectangle('Position',[226.562 -85.9375 7.8125 7.8125], 'FaceColor',[1 1 1]);
rectangle('Position',[218.75 -93.75 7.8125 7.8125], 'FaceColor',[0 0 0]);
rectangle('Position',[226.562 -93.75 7.8125 7.8125], 'FaceColor',[1 1 1]);
rectangle('Position',[218.75 -101.562 7.8125 7.8125], 'FaceColor',[0 0 0]);
rectangle('Position',[226.562 -101.562 7.8125 7.8125], 'FaceColor',[1 1 1]);
rectangle('Position',[218.75 -109.375 7.8125 7.8125], 'FaceColor',[0 0 0]);
rectangle('Position',[226.562 -109.375 7.8125 7.8125], 'FaceColor',[1 1 1]);
rectangle('Position',[218.75 -117.188 7.8125 7.8125], 'FaceColor',[0 0 0]);
rectangle('Position',[226.562 -117.188 7.8125 7.8125], 'FaceColor',[1 1 1]);
rectangle('Position',[218.75 -125 7.8125 7.8125], 'FaceColor',[0 0 0]);
rectangle('Position',[226.562 -125 7.8125 7.8125], 'FaceColor',[1 1 1]);
rectangle('Position',[109.375 -226.562 7.8125 7.8125], 'FaceColor',[1 1 1]);
rectangle('Position',[117.188 -226.562 7.8125 7.8125], 'FaceColor',[1 1 1]);
rectangle('Position',[109.375 -234.375 7.8125 7.8125], 'FaceColor',[0 0 0]);
rectangle('Position',[117.188 -234.375 7.8125 7.8125], 'FaceColor',[0 0 0]);
rectangle('Position',[125 -226.562 7.8125 7.8125], 'FaceColor',[1 1 1]);
rectangle('Position',[132.812 -226.562 7.8125 7.8125], 'FaceColor',[1 1 1]);
rectangle('Position',[125 -234.375 7.8125 7.8125], 'FaceColor',[0 0 0]);
rectangle('Position',[132.812 -234.375 7.8125 7.8125], 'FaceColor',[0 0 0]);
rectangle('Position',[265.625 -351.562 7.8125 7.8125], 'FaceColor',[1 1 1]);
rectangle('Position',[273.438 -351.562 7.8125 7.8125], 'FaceColor',[0 0 0]);
rectangle('Position',[265.625 -359.375 7.8125 7.8125], 'FaceColor',[1 1 1]);
rectangle('Position',[273.438 -359.375 7.8125 7.8125], 'FaceColor',[0 0 0]);
rectangle('Position',[265.625 -367.188 7.8125 7.8125], 'FaceColor',[1 1 1]);
rectangle('Position',[273.438 -367.188 7.8125 7.8125], 'FaceColor',[0 0 0]);
rectangle('Position',[265.625 -375 7.8125 7.8125], 'FaceColor',[1 1 1]);
rectangle('Position',[273.438 -375 7.8125 7.8125], 'FaceColor',[0 0 0]);
rectangle('Position',[375 -351.562 7.8125 7.8125], 'FaceColor',[1 1 1]);
rectangle('Position',[382.812 -351.562 7.8125 7.8125], 'FaceColor',[1 1 1]);
rectangle('Position',[375 -359.375 7.8125 7.8125], 'FaceColor',[0 0 0]);
rectangle('Position',[382.812 -359.375 7.8125 7.8125], 'FaceColor',[0 0 0]);
rectangle('Position',[390.625 -351.562 7.8125 7.8125], 'FaceColor',[1 1 1]);
rectangle('Position',[398.438 -351.562 7.8125 7.8125], 'FaceColor',[1 1 1]);
rectangle('Position',[390.625 -359.375 7.8125 7.8125], 'FaceColor',[0 0 0]);
rectangle('Position',[398.438 -359.375 7.8125 7.8125], 'FaceColor',[0 0 0]);
rectangle('Position',[406.25 -351.562 7.8125 7.8125], 'FaceColor',[1 1 1]);
rectangle('Position',[414.062 -351.562 7.8125 7.8125], 'FaceColor',[1 1 1]);
rectangle('Position',[406.25 -359.375 7.8125 7.8125], 'FaceColor',[0 0 0]);
rectangle('Position',[414.062 -359.375 7.8125 7.8125], 'FaceColor',[0 0 0]);
rectangle('Position',[421.875 -351.562 7.8125 7.8125], 'FaceColor',[1 1 1]);
rectangle('Position',[429.688 -351.562 7.8125 7.8125], 'FaceColor',[1 1 1]);
rectangle('Position',[421.875 -359.375 7.8125 7.8125], 'FaceColor',[0 0 0]);
rectangle('Position',[429.688 -359.375 7.8125 7.8125], 'FaceColor',[0 0 0]);
rectangle('Position',[437.5 -351.562 7.8125 7.8125], 'FaceColor',[1 1 1]);
rectangle('Position',[445.312 -351.562 7.8125 7.8125], 'FaceColor',[1 1 1]);
rectangle('Position',[437.5 -359.375 7.8125 7.8125], 'FaceColor',[0 0 0]);
rectangle('Position',[445.312 -359.375 7.8125 7.8125], 'FaceColor',[0 0 0]);
rectangle('Position',[453.125 -351.562 7.8125 7.8125], 'FaceColor',[1 1 1]);
rectangle('Position',[460.938 -351.562 7.8125 7.8125], 'FaceColor',[1 1 1]);
rectangle('Position',[453.125 -359.375 7.8125 7.8125], 'FaceColor',[0 0 0]);
rectangle('Position',[460.938 -359.375 7.8125 7.8125], 'FaceColor',[0 0 0]);
rectangle('Position',[468.75 -351.562 7.8125 7.8125], 'FaceColor',[1 1 1]);
rectangle('Position',[476.562 -351.562 7.8125 7.8125], 'FaceColor',[1 1 1]);
rectangle('Position',[468.75 -359.375 7.8125 7.8125], 'FaceColor',[0 0 0]);
rectangle('Position',[476.562 -359.375 7.8125 7.8125], 'FaceColor',[0 0 0]);
rectangle('Position',[265.625 -382.812 7.8125 7.8125], 'FaceColor',[1 1 1]);
rectangle('Position',[273.438 -382.812 7.8125 7.8125], 'FaceColor',[0 0 0]);
rectangle('Position',[265.625 -390.625 7.8125 7.8125], 'FaceColor',[1 1 1]);
rectangle('Position',[273.438 -390.625 7.8125 7.8125], 'FaceColor',[0 0 0]);
rectangle('Position',[265.625 -398.438 7.8125 7.8125], 'FaceColor',[1 1 1]);
rectangle('Position',[273.438 -398.438 7.8125 7.8125], 'FaceColor',[0 0 0]);
rectangle('Position',[265.625 -406.25 7.8125 7.8125], 'FaceColor',[1 1 1]);
rectangle('Position',[273.438 -406.25 7.8125 7.8125], 'FaceColor',[0 0 0]);
rectangle('Position',[265.625 -414.062 7.8125 7.8125], 'FaceColor',[1 1 1]);
rectangle('Position',[273.438 -414.062 7.8125 7.8125], 'FaceColor',[0 0 0]);
rectangle('Position',[265.625 -421.875 7.8125 7.8125], 'FaceColor',[1 1 1]);
rectangle('Position',[273.438 -421.875 7.8125 7.8125], 'FaceColor',[0 0 0]);
rectangle('Position',[265.625 -429.688 7.8125 7.8125], 'FaceColor',[1 1 1]);
rectangle('Position',[273.438 -429.688 7.8125 7.8125], 'FaceColor',[0 0 0]);
rectangle('Position',[265.625 -437.5 7.8125 7.8125], 'FaceColor',[1 1 1]);
rectangle('Position',[273.438 -437.5 7.8125 7.8125], 'FaceColor',[0 0 0]);
rectangle('Position',[265.625 -445.312 7.8125 7.8125], 'FaceColor',[1 1 1]);
rectangle('Position',[273.438 -445.312 7.8125 7.8125], 'FaceColor',[0 0 0]);
rectangle('Position',[265.625 -453.125 7.8125 7.8125], 'FaceColor',[1 1 1]);
rectangle('Position',[273.438 -453.125 7.8125 7.8125], 'FaceColor',[0 0 0]);
rectangle('Position',[265.625 -460.938 7.8125 7.8125], 'FaceColor',[1 1 1]);
rectangle('Position',[273.438 -460.938 7.8125 7.8125], 'FaceColor',[0 0 0]);
rectangle('Position',[265.625 -468.75 7.8125 7.8125], 'FaceColor',[1 1 1]);
rectangle('Position',[273.438 -468.75 7.8125 7.8125], 'FaceColor',[0 0 0]);
rectangle('Position',[265.625 -476.562 7.8125 7.8125], 'FaceColor',[1 1 1]);
rectangle('Position',[273.438 -476.562 7.8125 7.8125], 'FaceColor',[0 0 0]);
rectangle('Position',[265.625 -484.375 7.8125 7.8125], 'FaceColor',[1 1 1]);
rectangle('Position',[273.438 -484.375 7.8125 7.8125], 'FaceColor',[0 0 0]);
X=[466.667,453.125,406.25,406.25,359.375,359.375,335.938,320.312,304.688,289.062,273.438,257.812,242.188,226.562,203.125,171.875,148.438,136.719,128.906,121.094,113.281,101.562,101.562,101.562,101.562,101.562,101.562,101.562,101.562,78.125,78.125,46.875,46.875,33.3333];
Y=[-33.3333,-46.875,-93.75,-156.25,-203.125,-234.375,-257.812,-273.438,-273.438,-273.438,-273.438,-273.438,-273.438,-273.438,-265.625,-234.375,-226.562,-222.656,-222.656,-222.656,-222.656,-226.562,-242.188,-257.812,-273.438,-289.062,-304.688,-320.312,-335.938,-359.375,-390.625,-421.875,-453.125,-466.667];
hold on;
plot(X,Y,'r');
legend('1953.64','Location','southoutside');
